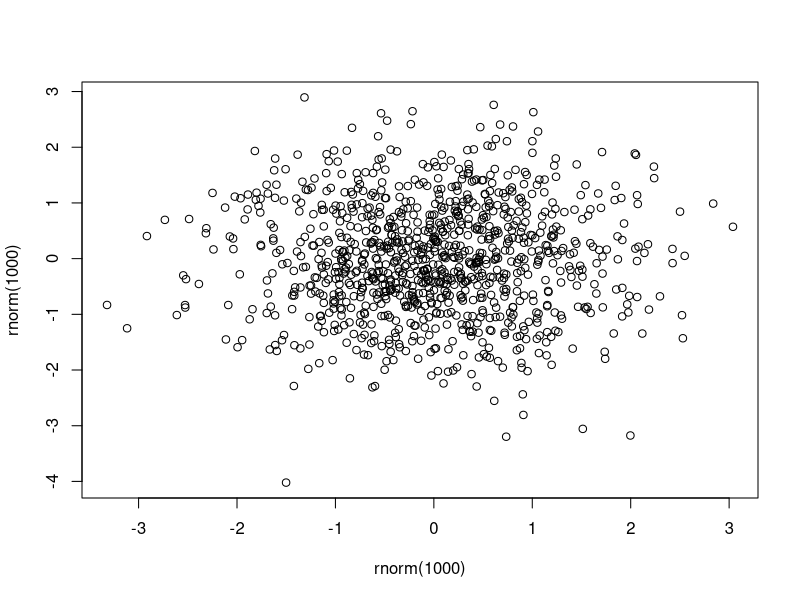
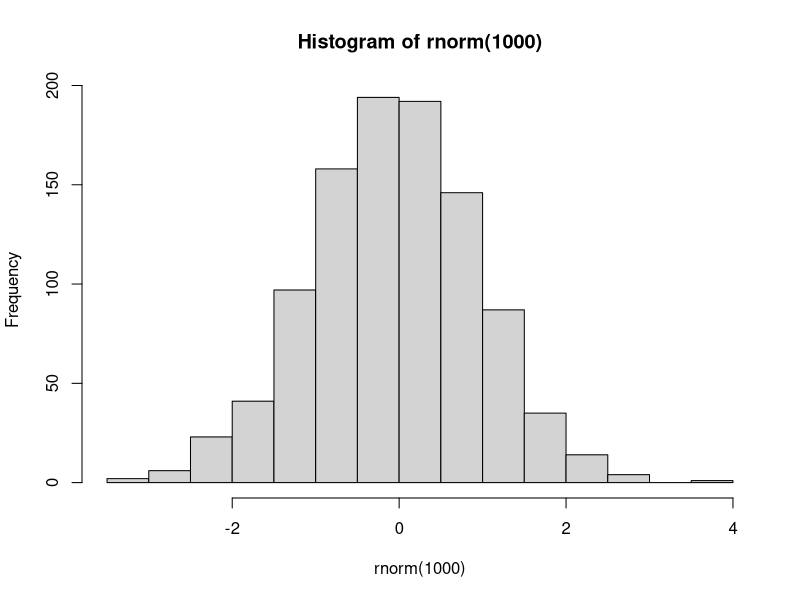

Source code (R) for these figures, in order:
## ---- chunk 1

## ---- chunk 2

plot(rnorm(1000), rnorm(1000))

## ---- chunk 3

hist(rnorm(1000))
